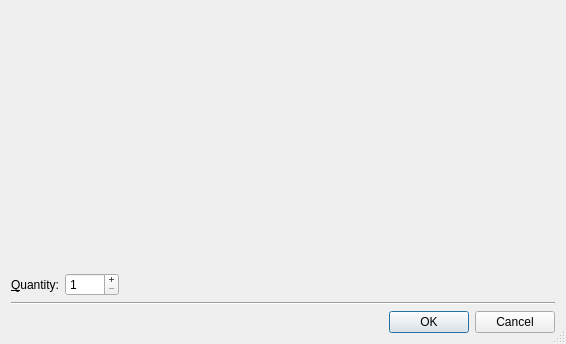
<ui version="4.0" >
 <class>ImportInventoryDialog</class>
 <widget class="QDialog" name="ImportInventoryDialog" >
  <property name="geometry" >
   <rect>
    <x>0</x>
    <y>0</y>
    <width>566</width>
    <height>344</height>
   </rect>
  </property>
  <property name="windowTitle" >
   <string>Import BrickLink Inventory</string>
  </property>
  <property name="sizeGripEnabled" >
   <bool>true</bool>
  </property>
  <layout class="QVBoxLayout" >
   <item>
    <widget class="SelectItem" native="1" name="w_select" >
     <property name="sizePolicy" >
      <sizepolicy vsizetype="Expanding" hsizetype="MinimumExpanding" >
       <horstretch>100</horstretch>
       <verstretch>100</verstretch>
      </sizepolicy>
     </property>
     <property name="minimumSize" >
      <size>
       <width>50</width>
       <height>50</height>
      </size>
     </property>
    </widget>
   </item>
   <item>
    <layout class="QHBoxLayout" >
     <item>
      <widget class="QLabel" name="label" >
       <property name="text" >
        <string>&amp;Quantity:</string>
       </property>
       <property name="textFormat" >
        <enum>Qt::AutoText</enum>
       </property>
       <property name="buddy" >
        <cstring>w_qty</cstring>
       </property>
      </widget>
     </item>
     <item>
      <widget class="QSpinBox" name="w_qty" >
       <property name="buttonSymbols" >
        <enum>QAbstractSpinBox::PlusMinus</enum>
       </property>
       <property name="minimum" >
        <number>1</number>
       </property>
       <property name="maximum" >
        <number>1000</number>
       </property>
       <property name="value" >
        <number>1</number>
       </property>
      </widget>
     </item>
     <item>
      <spacer>
       <property name="orientation" >
        <enum>Qt::Horizontal</enum>
       </property>
       <property name="sizeHint" >
        <size>
         <width>40</width>
         <height>20</height>
        </size>
       </property>
      </spacer>
     </item>
    </layout>
   </item>
   <item>
    <widget class="Line" name="line" >
     <property name="orientation" >
      <enum>Qt::Horizontal</enum>
     </property>
    </widget>
   </item>
   <item>
    <widget class="QDialogButtonBox" name="w_buttons" >
     <property name="standardButtons" >
      <set>QDialogButtonBox::Cancel|QDialogButtonBox::NoButton|QDialogButtonBox::Ok</set>
     </property>
    </widget>
   </item>
  </layout>
 </widget>
 <customwidgets>
  <customwidget>
   <class>SelectItem</class>
   <extends>QWidget</extends>
   <header>cselectitem.h</header>
   <container>1</container>
  </customwidget>
 </customwidgets>
 <resources>
  <include location="../brickstore.qrc" />
 </resources>
 <connections>
  <connection>
   <sender>w_buttons</sender>
   <signal>accepted()</signal>
   <receiver>ImportInventory</receiver>
   <slot>accept()</slot>
   <hints>
    <hint type="sourcelabel" >
     <x>450</x>
     <y>320</y>
    </hint>
    <hint type="destinationlabel" >
     <x>4</x>
     <y>257</y>
    </hint>
   </hints>
  </connection>
  <connection>
   <sender>w_buttons</sender>
   <signal>rejected()</signal>
   <receiver>ImportInventory</receiver>
   <slot>reject()</slot>
   <hints>
    <hint type="sourcelabel" >
     <x>521</x>
     <y>323</y>
    </hint>
    <hint type="destinationlabel" >
     <x>562</x>
     <y>283</y>
    </hint>
   </hints>
  </connection>
 </connections>
</ui>
